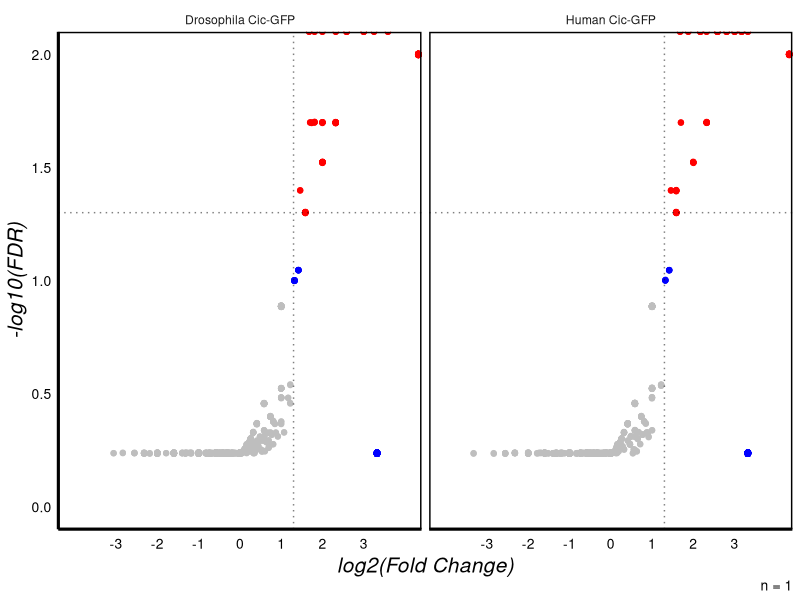
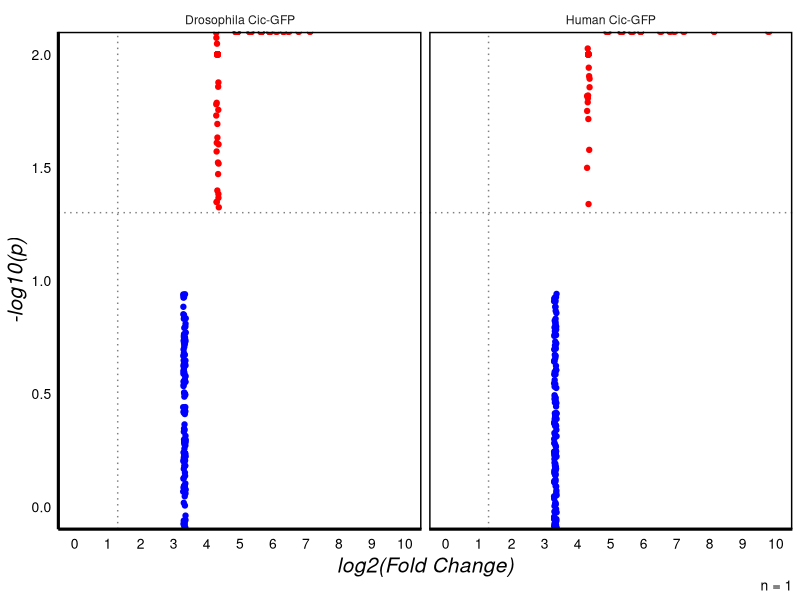
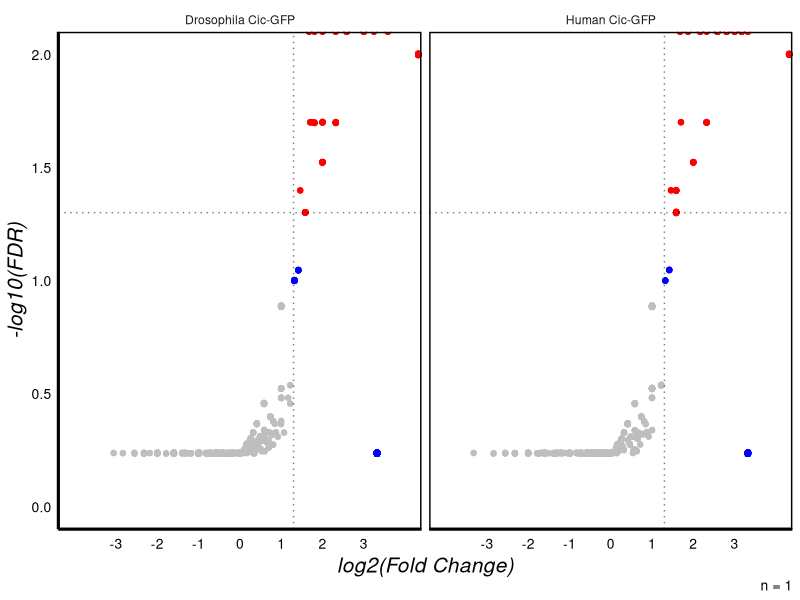
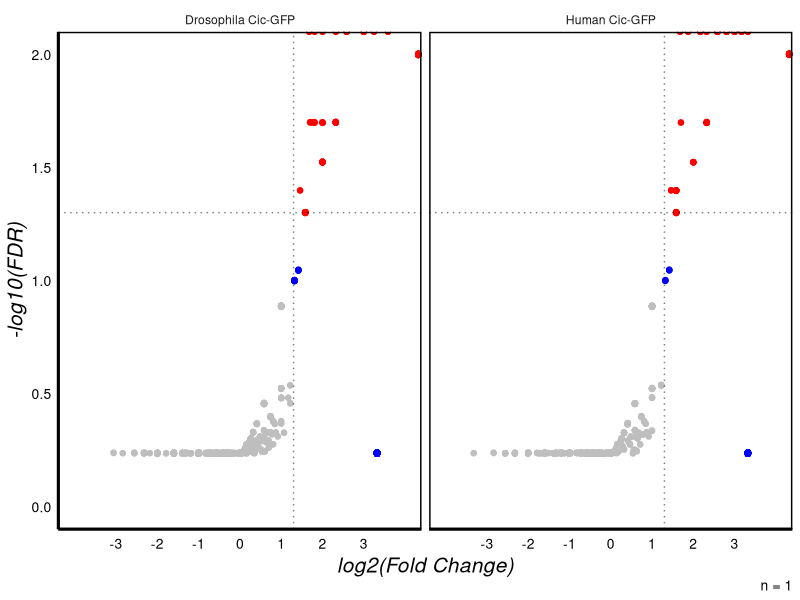
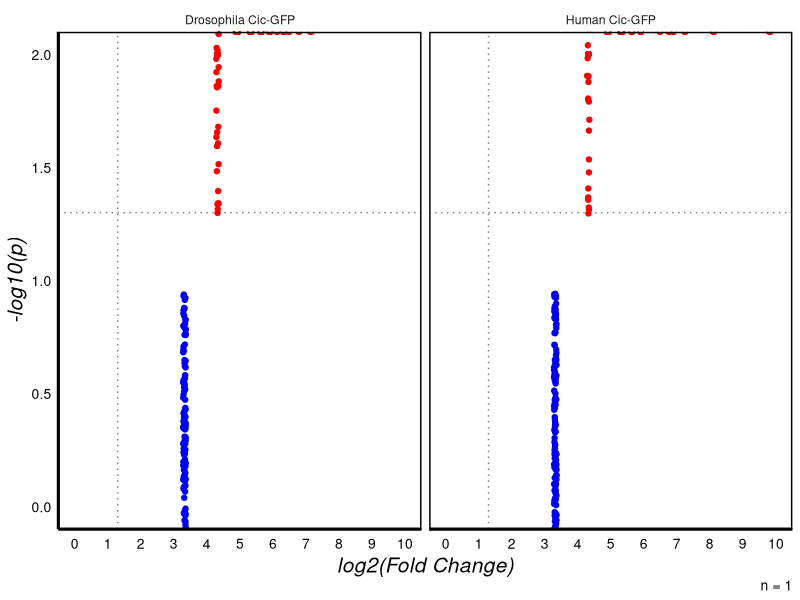

Here is the R script that generated these plots, in order:
## ---- chunk 1

# run these first

library(ggplot2) # plotting
library(ggrepel) # plot point labels
library(dplyr) # data wrangling
library(readxl) # read file from OneDrive
library(tidyverse)

## ---- chunk 2

custom_theme <- function() { 
  font <- "Helvetica" # font selection
    
    theme_minimal() %+replace% # theme based on minimal with following replacements
    
    theme(panel.grid.major = element_blank(), # leave grids and axis ticks blank
          panel.grid.minor = element_blank(),
          axis.ticks = element_blank(),
          axis.line = element_line(color = "black",
                                   size = 1),
          panel.border = element_rect(color = "black",
                                      fill=NA,
                                      size=1),
          plot.title = element_text(family = font,
                                    size = 20,
                                    face = 'bold',
                                    hjust = 0.5, # move title to center horizontally
                                    vjust = 2), # move title up a wee bit
          plot.subtitle = element_text(family = font,
                                       size = 15,
                                       hjust = 0.5),
          plot.caption = element_text(family = font,
                                      size = 10,
                                      hjust = 1), # put caption in right corner
          axis.title = element_text(family = font,
                                    face = 'italic',
                                    size = 15),
          axis.text = element_text(family = font,
                                   size = 10),
          axis.text.x = element_text(margin = margin(t = 2, # top
                                                     r = 2, # right
                                                     b = 2, # bottom
                                                     l = 2))) # left
}

## ---- chunk 3

all_apms <- read_xlsx("A002_B001_C005_D003_SAINT Report.xlsx") %>% # read data
  rename('bait' = ait) %>% # fix typo in data file
  select(-SpecSum, -AvgSpec, -NumReplicates, -boosted_by) %>% # remove unnecessary cols
  mutate(bait = recode(bait, DrosophilaCicGFP = 'Drosophila Cic-GFP', HumanCicGFP = 'Human Cic-GFP')) %>%  # rename samples for easier plotting
  mutate('log2FoldChange' = log2(FoldChange)) %>% # calculate log of fold change
  mutate('neglog10AvgP' = -log10(AvgP)) %>% # calculate log of probability
  mutate('neglog10BFDR' = -log10(BFDR))

all_human <- all_apms %>% 
  filter(bait == 'Human') %>% 
  select(-bait) # human specific data set

all_fly <- all_apms %>% 
  filter(bait == 'Drosophila') %>% 
  select(-bait) # fly specific data set

filtered_apms <- all_apms %>% 
  arrange(bait, PreyGene) %>% 
  filter(AvgP > 0.79,
         ctrlCounts == 0) # 

## ---- chunk 4

ubiquitous_apms <- all_apms %>% 
  # filter(ctrlCounts > 0) %>% 
  mutate(Color = if_else(neglog10BFDR > 1.3 & log2FoldChange > 1.3,
                         "red",
                         if_else(neglog10BFDR < 1.3 & log2FoldChange > 1.3,
                                 "blue",
                                 "grey"))) %>% # for colors on geom_point() to correspond to certain graph placements
  mutate(repel_label = ifelse(Color %in% c("red", "blue"),
                              PreyGene,
                              "")) # for labels in geom_text_repel() later

ubiquitous_volcano <- ggplot(data = ubiquitous_apms,
                             mapping = aes(x = log2FoldChange,
                                           y = neglog10BFDR,
                                           color = Color)) +
  geom_point() +
  geom_jitter() + # separate the points a bit
  scale_color_manual(values = c("blue", "grey", "red")) + # sets colors
  custom_theme() + # my custom theme to make things look nice
  theme(legend.position = "none") + # remove legend
  facet_wrap(vars(bait)) + # split by human and drosophila
  geom_hline(yintercept = 1.3,
             linetype = 3,
             alpha = 0.5) + # horizontal line for acceptable Fold Change
  geom_vline(xintercept = 1.3,
             linetype = 3,
             alpha = 0.5) + # vertical line for acceptable probability
  # geom_text_repel(aes(label = repel_label), # sets labels to the repel_label col
  #                 force = 2, # how far label should be from point
  #                 size = 2.5, # size of text
  #                 box.padding = 0.33, # space around label
  #                 max.overlaps = 100) + # how many overlaps can be processed
  coord_cartesian(xlim = c(-4, 4),
                  ylim = c(0, 2)) +
  scale_x_continuous(breaks = c(-3, -2, -1, 0, 1, 2, 3)) + # change x axis
  scale_y_continuous(breaks = c(0, 0.5, 1, 1.5, 2)) + # change y axis
  labs(caption = "n = 1",
       x = "log2(Fold Change)",
       y = "-log10(FDR)")

ubiquitous_volcano

ggsave("Logarithmic Analysis of AP-MS Data.pdf",
       height = 5,
       width = 8)
ggsave("Volcano, Interactors Present in Control.pdf",
       height = 10,
       width = 14)

## ---- chunk 5

experimental_only_apms <- all_apms %>% 
  filter(ctrlCounts == 0) %>% # only hits unique to experimental condition will be included
  mutate(Color = if_else(neglog10BFDR > 1.3 & log2FoldChange > 1.3,
                         "red",
                         if_else(neglog10BFDR < 1.3 & log2FoldChange > 1.3,
                                 "blue",
                                 "grey"))) %>% # for colors on geom_point() to correspond to certain graph placements
  mutate(repel_label = ifelse(Color %in% c("red", "blue"),
                              PreyGene,
                              "")) # for labels in geom_text_repel() later

ubiquitous_volcano <- ggplot(data = experimental_only_apms,
                             mapping = aes(x = log2FoldChange,
                                           y = neglog10BFDR,
                                           color = Color)) +
  geom_point() +
  geom_jitter() + # separate the points a bit
  scale_color_manual(values = c("blue", "red", "grey")) + # sets colors
  custom_theme() + # my custom theme to make things look nice
  theme(legend.position = "none") + # remove legend
  facet_wrap(vars(bait)) + # split by human and drosophila
  geom_hline(yintercept = 1.3,
             linetype = 3,
             alpha = 0.5) + # horizontal line for acceptable Fold Change
  geom_vline(xintercept = 1.3,
             linetype = 3,
             alpha = 0.5) + # vertical line for acceptable probability
  # geom_text_repel(aes(label = repel_label), # sets labels to the repel_label col
  #                 force = 3, # how far label should be from point
  #                 size = 2, # size of text
  #                 box.padding = 0.5, # space around label
  #                 max.overlaps = 1000) + # how many overlaps can be processed
  coord_cartesian(xlim = c(0, 10),
                  ylim = c(0, 2)) +
  scale_x_continuous(breaks = c(0, 1, 2, 3, 4, 5, 6, 7, 8, 9, 10)) + # change x axis
  scale_y_continuous(breaks = c(0, 0.5, 1, 1.5, 2)) + # change y axis
  labs(caption = "n = 1",
       x = "log2(Fold Change)",
       y = "-log10(p)")

ubiquitous_volcano
ggsave("Volcano, Interactors Unique to Experimental Conditions.pdf",
       height = 10,
       width = 14)

## ---- chunk 6

ubiquitous_fly <- all_apms %>% 
  filter(bait == "Drosophila",
         ctrlCounts != 0,
         neglog10BFDR > 1.3,
         log2FoldChange > 1.3)

experimental_fly <- all_apms %>% 
  filter(bait == "Drosophila",
         ctrlCounts == 0,
         neglog10BFDR > 1.3,
         log2FoldChange > 1.3)

ubiquitous_human <- all_apms %>% 
  filter(bait == "Human",
         ctrlCounts != 0,
         neglog10BFDR > 1.3,
         log2FoldChange > 1.3)

experimental_human <- all_apms %>% 
  filter(bait == "Human",
         ctrlCounts == 0,
         neglog10BFDR > 1.3,
         log2FoldChange > 1.3)

ubiquitous_all_table <- all_apms %>% 
  filter(ctrlCounts != 0,
         neglog10BFDR > 1.3,
         log2FoldChange > 1.3) %>% 
  arrange(PreyGene, bait, "-log10p") %>% 
  mutate("-log10(p)" = neglog10BFDR,
         "log2(Fold Change)" = log2FoldChange) %>% 
  select(bait, PreyGene, Spec, ctrlCounts, "-log10(p)", "log2(Fold Change)", Prey) %>% 
  rename("Bait" = bait,
         "Gene" = PreyGene,
         "Hits" = Spec,
         "Control Hits" = ctrlCounts,
         "UniProt ID" = Prey) %>% 
  as.data.frame() %>% 
  write_csv("Strong, Significant Interactors that are Present in the Control.csv")

experimental_all_table <- all_apms %>% 
  filter(ctrlCounts == 0,
         neglog10BFDR > 1.3,
         log2FoldChange > 1.3) %>% 
  arrange(PreyGene, bait, "-log10p") %>% 
  mutate("-log10(p)" = neglog10BFDR,
         "log2(Fold Change)" = log2FoldChange) %>% 
  select(bait, PreyGene, Spec, ctrlCounts, "-log10(p)", "log2(Fold Change)", Prey) %>% 
  rename("Bait" = bait,
         "Gene" = PreyGene,
         "Hits" = Spec,
         "Control Hits" = ctrlCounts,
         "UniProt ID" = Prey) %>% 
  as.data.frame() %>% 
  write_csv("Strong, Significant Interactors that are Absent in the Control.csv")

